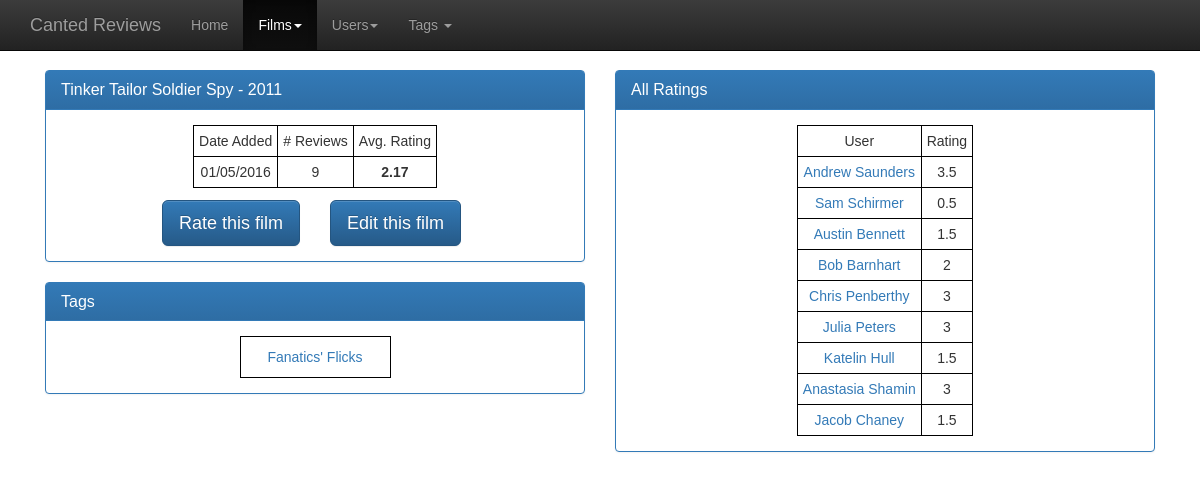
The page /films.php?id=34 on the database its author committed.
### tables this page shows
CREATE TABLE tblFilms (
FilmID INTEGER PRIMARY KEY AUTOINCREMENT NOT NULL,
Name TEXT,
Year INTEGER,
CreatedDT DATETIME NOT NULL DEFAULT CURRENT_TIMESTAMP,
RecordStatusID NOT NULL DEFAULT 1);

### films.php (the view, shortened to what this page needs)
<?php
include 'php/config.php';
if (isset($_GET['id'])) {
$filmid = $_GET['id'];
$select_films_sql = '	SELECT 	f.Name, f.Year, t.TagName, t.TagID, f.CreatedDT
			FROM 	tblFilms AS f LEFT JOIN
				tblFilmTags AS ft ON ft.FilmID = f.FilmID LEFT JOIN
				tbll_Tags AS t on t.TagID = ft.TagID
			WHERE 	(f.FilmID = :filmid)';
$select_films = $db->prepare($select_films_sql);
$select_films->execute(array(':filmid' => $filmid)) or die(print_r($db->errorInfo(), true));
while ($rows = $select_films->fetch(PDO::FETCH_ASSOC)) {
	$title = $rows["Name"];
	$filmyear = $rows["Year"];
	$ugly_date = $rows["CreatedDT"];
}
$bad_date = explode(' ',$ugly_date);
$broken_date = explode('-', $bad_date[0]);
$createddt = $broken_date[1] . '/' . $broken_date[2] . '/' . $broken_date[0];
$select_tags_sql = '	SELECT 	t.TagName, t.TagID
			FROM 	tblFilmTags AS ft LEFT JOIN
				tbll_Tags AS t on t.TagID = ft.TagID
			WHERE 	(ft.FilmID = :filmid) AND (ft.RecordStatusID = 1)';
$select_tags = $db->prepare($select_tags_sql);
$select_tags->execute(array(':filmid' => $filmid)) or die(print_r($db->errorInfo(), true));
$tags = [];
$tag_ids = [];
while ($rows = $select_tags->fetch(PDO::FETCH_ASSOC)) {
	array_push($tags, $rows["TagName"]);
	array_push($tag_ids, $rows["TagID"]);
}
$select_ratings_sql = '	SELECT 	Rating
			FROM 	tblRatings
			WHERE 	(FilmID = :filmid) AND (RecordStatusID = 1)';
$select_ratings = $db->prepare($select_ratings_sql);
$select_ratings->execute(array(':filmid' => $filmid)) or die(print_r($db->errorInfo(), true));
$rating_counter = 0;
$rating_sum = 0;
while ($rows = $select_ratings->fetch(PDO::FETCH_ASSOC)) {
	$rating_sum += $rows["Rating"];
	$rating_counter ++;
}
echo '<div class="row">
	<div class="col-sm-6">
		<div class="panel panel-primary">
			<div class="panel-heading">
			<h1 class="panel-title">' . $title  . ' - ' . $filmyear . '</h1>
			</div>
		<div class="panel-body">
			<table>
				<tr><td>Date Added</td><td># Reviews</td><td>Avg. Rating</td></tr>
				<tr>
					<td>' . $createddt . '</td>
					<td>' . $rating_counter . '</td>
					<td><strong>' . round(($rating_sum / $rating_counter), 2) . '</strong></td>
				</tr>
			</table>';
echo '<div class="row">
	<div class="col-sm-6">';
echo '<div class="review_button">
	<a href="rate?id=' . $filmid . '"><button class="btn btn-primary btn-lg">Rate this film</button></a>
</div> </div>';
echo '<div class="col-sm-6">
	<div class="edit_button">
	<a href="edit?type=film&id=' . $filmid . '"><button class="btn btn-primary btn-lg">Edit this film</button></a>
</div></div>';
echo '</div>';
echo '		</div>
		</div>';
echo'		<div class="panel panel-primary">
			<div class="panel-heading">
			<h1 class="panel-title">Tags</h1>
			</div>
		<div class="panel-body">
			<table class="film_tags_table">';
				for ($i = 0; $i < count($tags); $i++) {
					echo '<tr><td><a href="tags?id=' . $tag_ids[$i] . '">' . $tags[$i] . '</a></td></tr>';
				}
echo'			</table>';
echo '		</div>
		</div>';
echo '	</div>';
echo '<div class="col-sm-6">
		<div class="panel panel-primary">
			<div class="panel-heading">
			<h1 class="panel-title">All Ratings</h1>
			</div>
		<div class="panel-body">
			<table>
				<tr><td>User</td><td>Rating</td></tr>';
$select_reviews_sql = '	SELECT 	r.Rating, u.UserID, u.FirstName, u.LastName
			FROM 	tblRatings AS r LEFT JOIN
				tblUsers AS u ON u.UserID = r.UserID
			WHERE 	(r.FilmID = :filmid) AND ((u.RecordStatusID = 1) AND (r.RecordStatusID = 1))';
$select_reviews = $db->prepare($select_reviews_sql);
$select_reviews->execute(array(':filmid' => $filmid)) or die(print_r($db->errorInfo(), true));
while ($rows = $select_reviews->fetch(PDO::FETCH_ASSOC)) {
	$userid = $rows["UserID"];
	$firstname = $rows["FirstName"];
	$lastname = $rows["LastName"];
	$rating = $rows["Rating"];
	echo '	<tr>
			<td><a href="users?id=' . $userid . '">' . $firstname . ' ' . $lastname . '</a></td>
			<td>' . $rating . '</td>
		</tr>
	';
}
echo '</table>';
echo '</div></div>';
echo '</div></div>';
}
require_once 'php/footer.php';
?>

### css/theme.css (style rules this page uses)
body { padding-top: 70px; padding-bottom: 30px; }

### css/style.css (style rules this page uses)
html { overflow-y: scroll; }
body { font-family: Arial, Helvetica, sans-serif; font-size: 14px; padding-left: 45px; padding-right: 45px; }
table { border-collapse: collapse; margin-left: auto; margin-right: auto; }
td { border: 1px solid #000; text-align: center; padding: 5px; }
.film_tags_table td { padding: 10px; width: 150px; }
.review_button { text-align: right; }
.edit_button { text-align: left; }
.review_button, .edit_button { margin-top: 5%; }

### rows shown on the page
tblfilms: Name "Tinker Tailor Soldier Spy", Year "2011", CreatedDT "01/05/2016"

### other values the page prints
$rating_counter "9"
$rating_sum / $rating_counter "2.17"
$tags[$i] "Fanatics' Flicks"
$firstname "Andrew"
$lastname "Saunders"
$rating "3.5"
$firstname "Sam"
$lastname "Schirmer"
$rating "0.5"
$firstname "Austin"
$lastname "Bennett"
$rating "1.5"
$firstname "Bob"
$lastname "Barnhart"
$rating "2"
